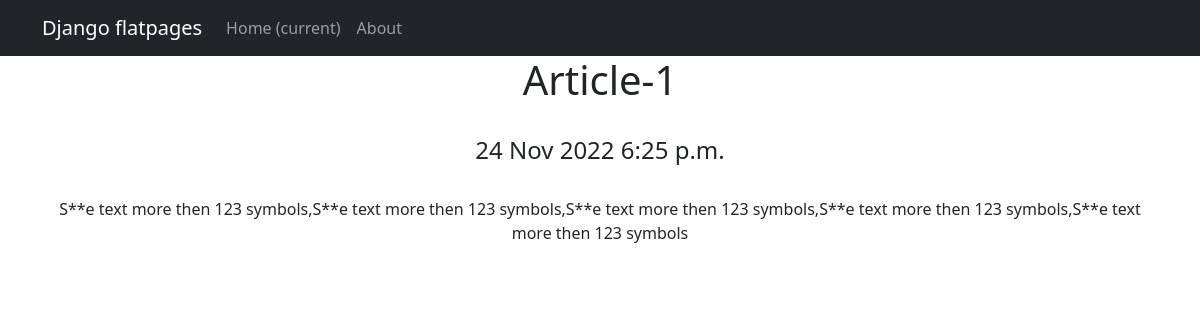
Screenshot of /news/1 with the database file from the repository.
### news/models.py (models this page shows, shortened)
class Post(models.Model):
    authorP = models.ForeignKey(Author, on_delete=models.CASCADE)
    articles = "AR"
    news = "NW"
    CATEGORY_TYPES = [
        (articles, 'Статья'),
        (news, 'Новость')
    ]
    category_type = models.CharField(max_length=2, choices=CATEGORY_TYPES, default=news)
    time_add = models.DateTimeField(auto_now_add=True)
    post_category = models.ManyToManyField(Category, through='PostCategory')
    title = models.CharField(max_length=255)
    text = models.TextField()
    rating = models.IntegerField(default=0)

### news/views.py (the view)
# urls.py: path('<int:pk>', NewsDetail.as_view(), name='news_detail'),
class NewsDetail(DetailView):
    model = Post
    template_name = 'news_detail.html'
    context_object_name = 'new1'

### news/templatetags/d36_filters.py (called while the page is built)
@register.filter()
def censor(txt):
    replace_list = ['some', 'news-1']
    if not isinstance(txt, str):
        raise TypeError(f'invalid object type for censorship')
    else:
        for word in txt.split(" "):
            if word.lower() in replace_list:
                txt = txt.replace(word, f'{word[0]}{"*"*(len(word)-2)}{word[-1]}')
    return txt

### templates/news_detail.html (shortened to what this page needs)
{% extends 'flatpages/default.html' %}
{% load d36_filters %}
{% block content %}
<td><h1>{{ new1.title|censor }}</h1></td>
<br>
<h4>
{{ new1.time_add|date:'d M Y' }}
{{ new1.time_add|time }}
</h4>
<br>
<td>{{ new1.text|censor}}</td>
{% endblock content %}

### rows the page displays
Post: title|censor "Article-1", time_add "24 Nov 2022", time_add "6:25 p.m.", text|censor "S**e text more then 123 symbols,S**e text more then 123 symbols,S**e text more then 123 symbols,S**e text more then 123 symbols,S**e text more then 123 symbols"
